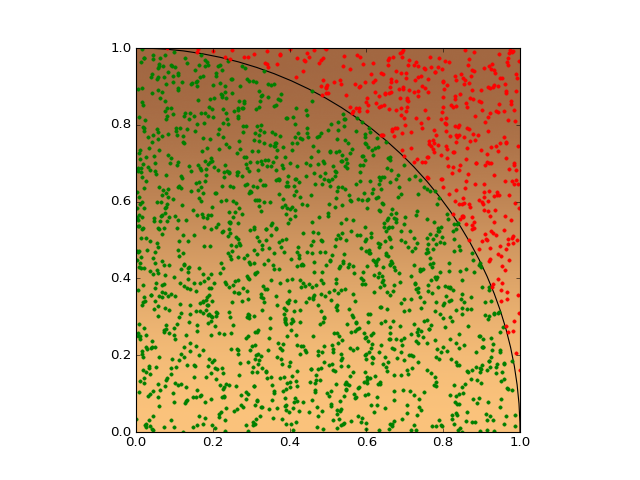

Python code for this plot:
import numpy as np
from matplotlib.pyplot import figure, show
from matplotlib.patches import Arc
from matplotlib.cm import copper

fig = figure()
frame = fig.add_subplot(1,1,1)
n = 2000
x = np.random.random_sample(n)
y = np.random.random_sample(n)
radius = x**2 + y**2
In = (radius <= 1.0)
Out = (radius > 1.0)
frame.plot(x[In], y[In], 'g.')
frame.plot(x[Out], y[Out], 'r.')
arc = Arc((0,0), 2,2, 0,0, 90)
frame.add_patch(arc)
frame.imshow([[0, 0],[1,1]], interpolation='bicubic', cmap=copper,
             vmin=-0.5, vmax=0.5,
             extent=(frame.get_xlim()[0], frame.get_xlim()[1],
                     frame.get_ylim()[0], frame.get_ylim()[1]),
             alpha=1)

frame.set_xlim(0,1)
frame.set_ylim(0,1)
frame.set_aspect(1.0)
show()
